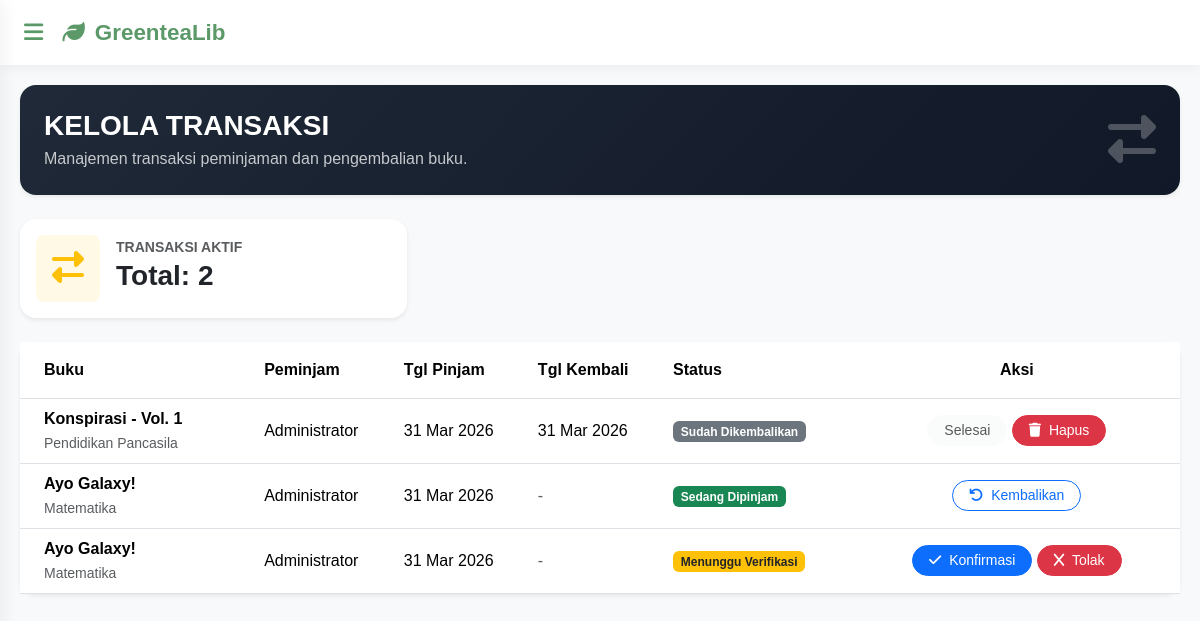
Page /Views/V_Transaksi.php (signed in) on the committed database.
### tables this page shows
CREATE TABLE `transaksi` (
  `id` int(11) NOT NULL,
  `id_user` int(11) NOT NULL,
  `id_buku` int(11) NOT NULL,
  `tgl_pinjam` date NOT NULL,
  `tgl_kembali` date DEFAULT NULL,
  `status` enum('dipinjam','kembali','tunggu') DEFAULT 'dipinjam'
);

CREATE TABLE `buku` (
  `id` int(11) NOT NULL,
  `judul` varchar(255) NOT NULL,
  `kategori` enum('Matematika','Bahasa Indonesia','Bahasa Inggris','Pendidikan Agama Islam','Bahasa Sunda','Sejarah','Pendidikan Pancasila','Wirausaha','Akutansi') DEFAULT NULL,
  `stok` int(11) DEFAULT 0
);

CREATE TABLE `users` (
  `id` int(11) NOT NULL,
  `username` varchar(50) NOT NULL,
  `password` varchar(255) NOT NULL,
  `role` enum('admin','user') NOT NULL DEFAULT 'user'
);

### Controllers/C_Transaksi.php (called while the page is built, shortened)
<?php
include_once '../Models/M_Transaksi.php';
$tran = new M_Transaksi();
try {
    if (!empty($_GET['aksi'])) {
        if ($_GET['aksi'] == 'pinjam') {
            $id_user = $_SESSION['id_user'];
            $id_buku = $_GET['id_buku'];
            $simpan = $tran->ADD_PINJAM($id_user, $id_buku);
            if ($simpan) {
                echo "
                <script>
                    alert('Buku Berhasil Dipinjam!');
                    window.location='../Views/Transaksi.php';
                </script>";
            } else {
                echo "
                <script>
                    alert('Gagal Pinjam! Stok Habis atau Sistem Error');
                    window.location='../Views/V_KatalogBuku.php';
                </script>";
            }
        }
        elseif ($_GET['aksi'] == 'kembali') {
            $id_transaksi = $_GET['id'];
            $update = $tran->KEMBALIKAN_BUKU($id_transaksi);
            if ($update) {
                echo "
                <script>
                    alert('Buku Telah Dikembalikan!');
                    window.location='../Views/V_Transaksi.php';
                </script>";
            }
        }
        elseif ($_GET['aksi'] == 'acc') {
            $id_transaksi = $_GET['id'];
            $update = $tran->ACC_PINJAMAN($id_transaksi);
            if ($update) {
                echo "
                <script>
                    alert('Pinjaman di-ACC! Buku siap diambil user.');
                    window.location='../Views/V_Transaksi.php';
                </script>";
            } else {
                echo "
                <script>
                    alert('Gagal ACC! Stok buku mungkin sudah habis.');
                    window.location='../Views/V_Transaksi.php';
                </script>";
            }
        }elseif ($_GET['aksi'] == 'hapus') {
            $id_transaksi = $_GET['id'];
            $tran->DELETE_TRANSAKSI($id_transaksi);
        }
    } else {
        $role = $_SESSION['role'];
        $id_log = $_SESSION['id_user'];
        $now = basename($_SERVER['PHP_SELF']);
        if (($now == 'V_Transaksi.php' || $now == 'admin-panel.php') && $role == 'admin') {
            $totalTransaksi = $tran->COUNT_TRANSAKSI();
            $trans = $tran->SHOW_TRANSAKSI();
        } else {
            $trans = $tran->SHOW_TRANSAKSI($id_log);
            $viewMode = 'user';
        }
    }
} catch (Exception $e) {
    echo "Error: " . $e->getMessage();
}

### Models/M_Connect.php (called while the page is built, shortened)
<?php
class M_Connect
{
	private $host = "localhost",
	$username = "root",
	$pass = "",
	$db = "aqxua_lib";
	function __construct()
	{
		$this->connect = mysqli_connect($this->host, $this->username, $this->pass, $this->db);
		if ($this->connect)
		{
			return $this->connect;
		}else{
			echo mysqli_connect_error();
		}
	}
}

### Models/M_Transaksi.php (called while the page is built, shortened)
<?php
include_once 'M_Connect.php';
class M_Transaksi{
    public function SHOW_TRANSAKSI($id = null)
    {
        $conn = new M_Connect();
        $sql = "SELECT
                    transaksi.*,
                    users.username,
                    buku.judul,
                    buku.kategori
                FROM transaksi
                JOIN users ON transaksi.id_user = users.id
                JOIN buku ON transaksi.id_buku = buku.id";
        $sql .= " ORDER BY transaksi.id DESC";
        $post = mysqli_query($conn->connect, $sql);
        $result = [];
        if($post->num_rows > 0){
            while ($data = mysqli_fetch_object($post)){
                $result[] = $data;
            }
        }
        return $result;
    }
    public function COUNT_TRANSAKSI()
    {
        $conn = new M_Connect();
        $sql = "SELECT COUNT(*) as total FROM transaksi WHERE status IN ('tunggu', 'dipinjam')";
        $post = mysqli_query($conn->connect, $sql);
        $data = mysqli_fetch_object($post);
        return $data;
    }
}

### Views/V_Transaksi.php (the view, shortened to what this page needs)
<?php
    include_once '../Controllers/C_Transaksi.php';
    include_once 'HEADER.php';
?>
<div class="row mb-4">
    <div class="col-12">
        <div class="row mb-4">
            <div class="col-12">
                <div class="p-4 rounded-4 shadow-sm text-white d-flex align-items-center justify-content-between"
                    style="background: linear-gradient(135deg, #1f2937, #111827);">
                    <div>
                        <h3 class="fw-bold mb-1">KELOLA TRANSAKSI</h3>
                        <p class="mb-0 opacity-75">Manajemen transaksi peminjaman dan pengembalian buku.</p>
                    </div>
                    <div class="d-none d-md-block">
                        <i class="fas fa-exchange-alt fa-3x opacity-25"></i>
                    </div>
                </div>
            </div>
        </div>
        <div class="col-md-4">
            <div class="card border-0 shadow-sm rounded-4 p-3">
                <div class="d-flex align-items-center gap-3">
                    <div class="bg-warning bg-opacity-10 p-3 rounded-3">
                        <i class="fas fa-exchange-alt fa-2x text-warning"></i>
                    </div>
                    <div>
                        <small class="text-muted fw-bold">TRANSAKSI AKTIF</small>
                        <h3 class="fw-bold">Total: <?= $totalTransaksi->total ?></h3>
                    </div>
                </div>
            </div>
        </div>
    </div>
</div>
<div class="card border-0 shadow-sm rounded-4">
    <div class="card-body p-0">
        <div class="table-responsive">
            <table class="table table-hover align-middle mb-0">
                <thead class="bg-light">
                    <tr>
                        <th class="px-4 py-3">Buku</th>
                        <th class="py-3">Peminjam</th>
                        <th class="py-3">Tgl Pinjam</th>
                        <th class="py-3">Tgl Kembali</th>
                        <th class="py-3">Status</th>
                        <th class="px-4 py-3 text-center">Aksi</th>
                    </tr>
                </thead>
                <tbody>
                <?php if (!empty($trans)) : ?>
                    <?php foreach ($trans as $tr) : ?>
                        <tr>
                            <td class="px-4">
                                <div class="fw-bold"><?= $tr->judul ?></div>
                                <small class="text-muted"><?= $tr->kategori ?></small>
                            </td>
                            <td><?= $tr->username ?></td>
                            <td><?= date('d M Y', strtotime($tr->tgl_pinjam)) ?></td>
                            <td>
                                <?= ($tr->tgl_kembali) ? date('d M Y', strtotime($tr->tgl_kembali)) : '<span class="text-muted">-</span>' ?>
                            </td>
                            <td>
                                <?php if($tr->status == 'tunggu'): ?>
                                    <span class="badge bg-warning text-dark">Menunggu Verifikasi</span>
                                <?php elseif($tr->status == 'dipinjam'): ?>
                                    <span class="badge bg-success text-white">Sedang Dipinjam</span>
                                <?php elseif($tr->status == 'kembali'): ?>
                                    <span class="badge bg-secondary">Sudah Dikembalikan</span>
                                <?php endif; ?>
                            </td>
                            <td class="px-4 text-center">
                                <?php if ($_SESSION['role'] == 'admin') : ?>
                                    <?php if ($tr->status == 'tunggu') : ?>
                                        <a href="../Controllers/C_Transaksi.php?aksi=acc&id=<?= $tr->id ?>" class="btn btn-primary btn-sm rounded-pill px-3">
                                            <i class="fas fa-check me-1"></i> Konfirmasi
                                        </a>
                                        <a href="../Controllers/C_Transaksi.php?aksi=hapus&id=<?= $tr->id ?>" class="btn btn-danger btn-sm rounded-pill px-3" onclick="return confirm('Apakah Anda yakin ingin menolak transaksi ini?')">
                                            <i class="fas fa-x me-1"></i> Tolak
                                        </a>
                                    <?php elseif ($tr->status == 'dipinjam') : ?>
                                        <a href="../Controllers/C_Transaksi.php?aksi=kembali&id=<?= $tr->id ?>" class="btn btn-outline-primary btn-sm rounded-pill px-3" onclick="return confirm('Buku sudah diterima kembali?')">
                                            <i class="fas fa-undo me-1"></i> Kembalikan
                                        </a>
                                    <?php else : ?>
                                        <button class="btn btn-light btn-sm rounded-pill px-3" disabled>Selesai</button>
                                        <a href="../Controllers/C_Transaksi.php?aksi=hapus&id=<?= $tr->id ?>" class="btn btn-danger btn-sm rounded-pill px-3" onclick="return confirm('Apakah Anda yakin ingin menghapus transaksi ini?')">
                                            <i class="fas fa-trash me-1"></i> Hapus
                                        </a>
                                    <?php endif; ?>
                                <?php endif; ?>
                            </td>
                        </tr>
                    <?php endforeach; ?>
                <?php else : ?>
                    <tr>
                        <td colspan="6" class="text-center text-muted">Tidak ada data transaksi</td>
                    </tr>
                    <?php endif; ?>
                </tbody>
            </table>
        </div>
    </div>
</div>
<?php include_once 'FOOTER.php'; ?>

### Views/HEADER.php (style rules this page uses)
:root { --green-tea: #5B9A68; --green-tea-dark: #388E3C; --green-tea-soft: #F1F8E9; --text-dark: #333333; --white: #ffffff; }
body { margin: 0; font-family: 'Poppins', sans-serif; background: #f8f9fa; color: var(--text-dark); }

### rows in the picture
transaksi: id_buku.judul "Konspirasi - Vol. 1", id_buku.kategori "Pendidikan Pancasila", id_user.username "Administrator", tgl_pinjam "31 Mar 2026", tgl_kembali "31 Mar 2026", status "Sudah Dikembalikan"
transaksi: id_buku.judul "Ayo Galaxy!", id_buku.kategori "Matematika", id_user.username "Administrator", tgl_pinjam "31 Mar 2026", status "Sedang Dipinjam"
transaksi: id_buku.judul "Ayo Galaxy!", id_buku.kategori "Matematika", id_user.username "Administrator", tgl_pinjam "31 Mar 2026", status "Menunggu Verifikasi"

### other values in the picture
$totalTransaksi->total "2"
